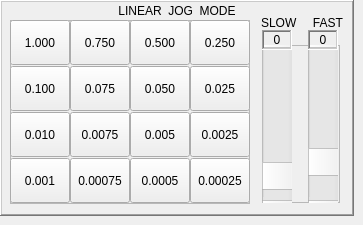
          <widget class="QWidget" name="panel_jogging_linear">
           <widget class="QFrame" name="frame_jogging_linear">
            <property name="enabled">
             <bool>true</bool>
            </property>
            <property name="geometry">
             <rect>
              <x>0</x>
              <y>0</y>
              <width>354</width>
              <height>216</height>
             </rect>
            </property>
            <property name="minimumSize">
             <size>
              <width>354</width>
              <height>100</height>
             </size>
            </property>
            <property name="maximumSize">
             <size>
              <width>354</width>
              <height>272</height>
             </size>
            </property>
            <property name="frameShape">
             <enum>QFrame::WinPanel</enum>
            </property>
            <property name="frameShadow">
             <enum>QFrame::Raised</enum>
            </property>
            <widget class="QFrame" name="frame_jog_btns_linear">
             <property name="geometry">
              <rect>
               <x>10</x>
               <y>20</y>
               <width>240</width>
               <height>184</height>
              </rect>
             </property>
             <property name="minimumSize">
              <size>
               <width>240</width>
               <height>184</height>
              </size>
             </property>
             <property name="maximumSize">
              <size>
               <width>240</width>
               <height>184</height>
              </size>
             </property>
             <property name="frameShape">
              <enum>QFrame::StyledPanel</enum>
             </property>
             <property name="frameShadow">
              <enum>QFrame::Raised</enum>
             </property>
             <widget class="PushButton" name="pbtn_jog_linear_0">
              <property name="geometry">
               <rect>
                <x>0</x>
                <y>0</y>
                <width>60</width>
                <height>45</height>
               </rect>
              </property>
              <property name="text">
               <string>1.000</string>
              </property>
              <property name="checkable">
               <bool>true</bool>
              </property>
              <property name="autoExclusive">
               <bool>true</bool>
              </property>
              <property name="true_state_string" stdset="0">
               <string>1.000</string>
              </property>
             </widget>
             <widget class="PushButton" name="pbtn_jog_linear_1">
              <property name="geometry">
               <rect>
                <x>60</x>
                <y>0</y>
                <width>60</width>
                <height>45</height>
               </rect>
              </property>
              <property name="text">
               <string>0.750</string>
              </property>
              <property name="checkable">
               <bool>true</bool>
              </property>
              <property name="autoExclusive">
               <bool>true</bool>
              </property>
              <property name="true_state_string" stdset="0">
               <string>0.750</string>
              </property>
             </widget>
             <widget class="PushButton" name="pbtn_jog_linear_2">
              <property name="geometry">
               <rect>
                <x>120</x>
                <y>0</y>
                <width>60</width>
                <height>45</height>
               </rect>
              </property>
              <property name="text">
               <string>0.500</string>
              </property>
              <property name="checkable">
               <bool>true</bool>
              </property>
              <property name="autoExclusive">
               <bool>true</bool>
              </property>
              <property name="true_state_string" stdset="0">
               <string>0.500</string>
              </property>
             </widget>
             <widget class="PushButton" name="pbtn_jog_linear_3">
              <property name="geometry">
               <rect>
                <x>180</x>
                <y>0</y>
                <width>60</width>
                <height>45</height>
               </rect>
              </property>
              <property name="text">
               <string>0.250</string>
              </property>
              <property name="checkable">
               <bool>true</bool>
              </property>
              <property name="autoExclusive">
               <bool>true</bool>
              </property>
              <property name="true_state_string" stdset="0">
               <string>0.250</string>
              </property>
             </widget>
             <widget class="PushButton" name="pbtn_jog_linear_6">
              <property name="geometry">
               <rect>
                <x>120</x>
                <y>46</y>
                <width>60</width>
                <height>45</height>
               </rect>
              </property>
              <property name="text">
               <string>0.050</string>
              </property>
              <property name="checkable">
               <bool>true</bool>
              </property>
              <property name="autoExclusive">
               <bool>true</bool>
              </property>
              <property name="true_state_string" stdset="0">
               <string>0.050</string>
              </property>
             </widget>
             <widget class="PushButton" name="pbtn_jog_linear_5">
              <property name="geometry">
               <rect>
                <x>60</x>
                <y>46</y>
                <width>60</width>
                <height>45</height>
               </rect>
              </property>
              <property name="text">
               <string>0.075</string>
              </property>
              <property name="checkable">
               <bool>true</bool>
              </property>
              <property name="autoExclusive">
               <bool>true</bool>
              </property>
              <property name="true_state_string" stdset="0">
               <string>0.075</string>
              </property>
             </widget>
             <widget class="PushButton" name="pbtn_jog_linear_7">
              <property name="geometry">
               <rect>
                <x>180</x>
                <y>46</y>
                <width>60</width>
                <height>45</height>
               </rect>
              </property>
              <property name="text">
               <string>0.025</string>
              </property>
              <property name="checkable">
               <bool>true</bool>
              </property>
              <property name="autoExclusive">
               <bool>true</bool>
              </property>
              <property name="true_state_string" stdset="0">
               <string>0.025</string>
              </property>
             </widget>
             <widget class="PushButton" name="pbtn_jog_linear_4">
              <property name="geometry">
               <rect>
                <x>0</x>
                <y>46</y>
                <width>60</width>
                <height>45</height>
               </rect>
              </property>
              <property name="text">
               <string>0.100</string>
              </property>
              <property name="checkable">
               <bool>true</bool>
              </property>
              <property name="autoExclusive">
               <bool>true</bool>
              </property>
              <property name="true_state_string" stdset="0">
               <string>0.100</string>
              </property>
             </widget>
             <widget class="PushButton" name="pbtn_jog_linear_11">
              <property name="geometry">
               <rect>
                <x>180</x>
                <y>92</y>
                <width>60</width>
                <height>45</height>
               </rect>
              </property>
              <property name="text">
               <string>0.0025</string>
              </property>
              <property name="checkable">
               <bool>true</bool>
              </property>
              <property name="autoExclusive">
               <bool>true</bool>
              </property>
              <property name="true_state_string" stdset="0">
               <string>0.0025</string>
              </property>
             </widget>
             <widget class="PushButton" name="pbtn_jog_linear_9">
              <property name="geometry">
               <rect>
                <x>60</x>
                <y>92</y>
                <width>60</width>
                <height>45</height>
               </rect>
              </property>
              <property name="text">
               <string>0.0075</string>
              </property>
              <property name="checkable">
               <bool>true</bool>
              </property>
              <property name="autoExclusive">
               <bool>true</bool>
              </property>
              <property name="true_state_string" stdset="0">
               <string>0.0075</string>
              </property>
             </widget>
             <widget class="PushButton" name="pbtn_jog_linear_8">
              <property name="geometry">
               <rect>
                <x>0</x>
                <y>92</y>
                <width>60</width>
                <height>45</height>
               </rect>
              </property>
              <property name="text">
               <string>0.010</string>
              </property>
              <property name="checkable">
               <bool>true</bool>
              </property>
              <property name="autoExclusive">
               <bool>true</bool>
              </property>
              <property name="true_state_string" stdset="0">
               <string>0.010</string>
              </property>
             </widget>
             <widget class="PushButton" name="pbtn_jog_linear_10">
              <property name="geometry">
               <rect>
                <x>120</x>
                <y>92</y>
                <width>60</width>
                <height>45</height>
               </rect>
              </property>
              <property name="text">
               <string>0.005</string>
              </property>
              <property name="checkable">
               <bool>true</bool>
              </property>
              <property name="autoExclusive">
               <bool>true</bool>
              </property>
              <property name="true_state_string" stdset="0">
               <string>0.005</string>
              </property>
             </widget>
             <widget class="PushButton" name="pbtn_jog_linear_14">
              <property name="geometry">
               <rect>
                <x>120</x>
                <y>138</y>
                <width>60</width>
                <height>45</height>
               </rect>
              </property>
              <property name="text">
               <string>0.0005</string>
              </property>
              <property name="checkable">
               <bool>true</bool>
              </property>
              <property name="autoExclusive">
               <bool>true</bool>
              </property>
              <property name="true_state_string" stdset="0">
               <string>0.0005</string>
              </property>
             </widget>
             <widget class="PushButton" name="pbtn_jog_linear_13">
              <property name="geometry">
               <rect>
                <x>60</x>
                <y>138</y>
                <width>60</width>
                <height>45</height>
               </rect>
              </property>
              <property name="text">
               <string>0.00075</string>
              </property>
              <property name="checkable">
               <bool>true</bool>
              </property>
              <property name="autoExclusive">
               <bool>true</bool>
              </property>
              <property name="true_state_string" stdset="0">
               <string>0.00075</string>
              </property>
             </widget>
             <widget class="PushButton" name="pbtn_jog_linear_15">
              <property name="geometry">
               <rect>
                <x>180</x>
                <y>138</y>
                <width>60</width>
                <height>45</height>
               </rect>
              </property>
              <property name="text">
               <string>0.00025</string>
              </property>
              <property name="checkable">
               <bool>true</bool>
              </property>
              <property name="autoExclusive">
               <bool>true</bool>
              </property>
              <property name="true_state_string" stdset="0">
               <string>0.00025</string>
              </property>
             </widget>
             <widget class="PushButton" name="pbtn_jog_linear_12">
              <property name="geometry">
               <rect>
                <x>0</x>
                <y>138</y>
                <width>60</width>
                <height>45</height>
               </rect>
              </property>
              <property name="text">
               <string>0.001</string>
              </property>
              <property name="checkable">
               <bool>true</bool>
              </property>
              <property name="autoExclusive">
               <bool>true</bool>
              </property>
              <property name="true_state_string" stdset="0">
               <string>0.001</string>
              </property>
             </widget>
            </widget>
            <widget class="QLabel" name="lab_jog_mode_linear">
             <property name="geometry">
              <rect>
               <x>0</x>
               <y>0</y>
               <width>354</width>
               <height>21</height>
              </rect>
             </property>
             <property name="minimumSize">
              <size>
               <width>354</width>
               <height>21</height>
              </size>
             </property>
             <property name="maximumSize">
              <size>
               <width>354</width>
               <height>21</height>
              </size>
             </property>
             <property name="font">
              <font>
               <pointsize>9</pointsize>
               <weight>50</weight>
               <bold>false</bold>
              </font>
             </property>
             <property name="frameShape">
              <enum>QFrame::NoFrame</enum>
             </property>
             <property name="frameShadow">
              <enum>QFrame::Raised</enum>
             </property>
             <property name="text">
              <string>LINEAR  JOG  MODE</string>
             </property>
             <property name="alignment">
              <set>Qt::AlignCenter</set>
             </property>
            </widget>
            <widget class="QLabel" name="lab_jog_slow_fast_linear">
             <property name="geometry">
              <rect>
               <x>261</x>
               <y>12</y>
               <width>82</width>
               <height>21</height>
              </rect>
             </property>
             <property name="text">
              <string>SLOW     FAST</string>
             </property>
            </widget>
            <widget class="QFrame" name="frame_linear_rate_">
             <property name="geometry">
              <rect>
               <x>262</x>
               <y>45</y>
               <width>78</width>
               <height>158</height>
              </rect>
             </property>
             <property name="frameShape">
              <enum>QFrame::StyledPanel</enum>
             </property>
             <property name="frameShadow">
              <enum>QFrame::Raised</enum>
             </property>
             <widget class="QScrollBar" name="scrb_jog_linear_slow">
              <property name="geometry">
               <rect>
                <x>0</x>
                <y>-11</y>
                <width>30</width>
                <height>180</height>
               </rect>
              </property>
              <property name="cursor">
               <cursorShape>PointingHandCursor</cursorShape>
              </property>
              <property name="maximum">
               <number>117</number>
              </property>
              <property name="value">
               <number>10</number>
              </property>
              <property name="orientation">
               <enum>Qt::Vertical</enum>
              </property>
              <property name="invertedAppearance">
               <bool>true</bool>
              </property>
              <property name="invertedControls">
               <bool>false</bool>
              </property>
             </widget>
             <widget class="QScrollBar" name="scrb_jog_linear_fast">
              <property name="geometry">
               <rect>
                <x>46</x>
                <y>-11</y>
                <width>30</width>
                <height>180</height>
               </rect>
              </property>
              <property name="cursor">
               <cursorShape>PointingHandCursor</cursorShape>
              </property>
              <property name="pageStep">
               <number>0</number>
              </property>
              <property name="value">
               <number>20</number>
              </property>
              <property name="orientation">
               <enum>Qt::Vertical</enum>
              </property>
              <property name="invertedAppearance">
               <bool>true</bool>
              </property>
             </widget>
            </widget>
            <widget class="QLabel" name="lab_jog_linear_slow">
             <property name="geometry">
              <rect>
               <x>262</x>
               <y>30</y>
               <width>30</width>
               <height>20</height>
              </rect>
             </property>
             <property name="frameShape">
              <enum>QFrame::WinPanel</enum>
             </property>
             <property name="frameShadow">
              <enum>QFrame::Sunken</enum>
             </property>
             <property name="text">
              <string>0</string>
             </property>
             <property name="alignment">
              <set>Qt::AlignCenter</set>
             </property>
            </widget>
            <widget class="QLabel" name="lab_jog_linear_fast">
             <property name="geometry">
              <rect>
               <x>308</x>
               <y>30</y>
               <width>30</width>
               <height>20</height>
              </rect>
             </property>
             <property name="frameShape">
              <enum>QFrame::WinPanel</enum>
             </property>
             <property name="frameShadow">
              <enum>QFrame::Sunken</enum>
             </property>
             <property name="text">
              <string>0</string>
             </property>
             <property name="alignment">
              <set>Qt::AlignCenter</set>
             </property>
            </widget>
           </widget>
          </widget>
